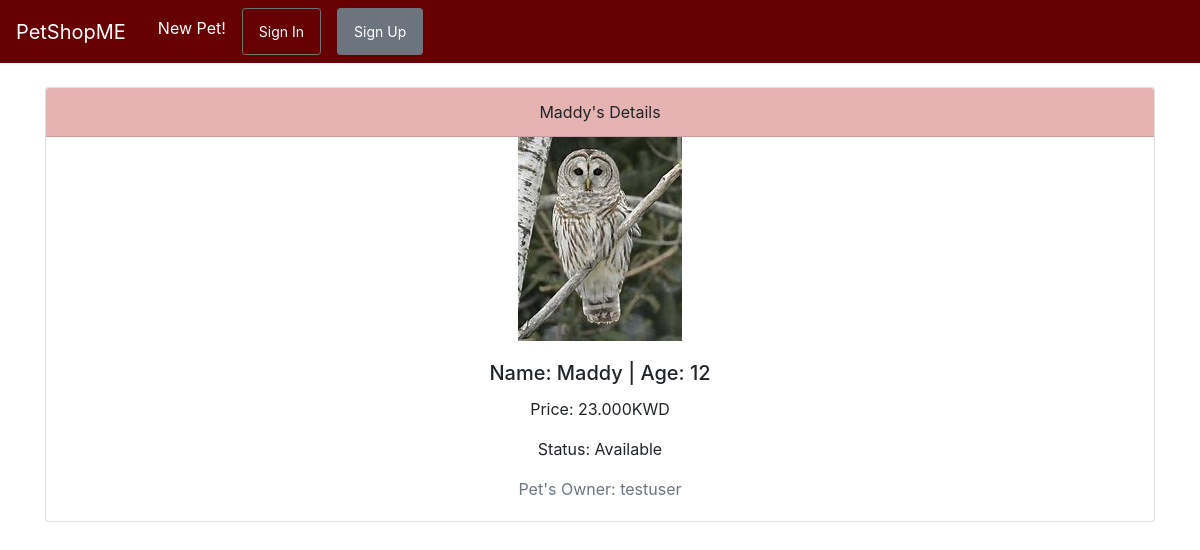
Page /petshop/3/ on the committed database.
### petshop/models.py (models this page shows, shortened)
class PetModel(models.Model):
	owner=models.ForeignKey(User, default=1, on_delete=models.CASCADE)
	name=models.CharField(max_length=30)
	age=models.IntegerField()
	available=models.BooleanField(default=True)
	image=models.ImageField(null=True, blank=True)
	price=models.DecimalField(max_digits=5, decimal_places=3)

### petshop/views.py (the view)
# urls.py: path('petshop/<int:pet_id>/', views.pet_detail,name="pet-detail"),
def pet_detail(request,pet_id):
	pet = PetModel.objects.get(id=pet_id)
	context = {
		"pet": pet,
	}
	return render(request, 'pet_detail.html', context)

### petshop/templates/pet_detail.html (shortened to what this page needs)
{% extends "base.html" %}
{% block content %}
<div class="card text-center">
  <div class="card-header" style="background-color: #e6b3b3 ; color: 000034;">
    <span class="text-capitalize">{{pet.name}}</span>'s Details
  </div>
  <div>
  <img src="{{pet.image.url}}" class="img-fluid">
</div>
  <div class="card-body">
    <h5 class="card-title" style="color: 000034;">Name: <span class="text-capitalize">{{pet.name}}</span> |  Age: {{pet.age}}</h5>
    <p class="card-text" style="color: 000034;">Price: {{pet.price}}KWD</p>
    {% if pet.available == True %}
      <p class="card-text">Status: Available</p>
    {% endif %}
      <p class="card-text text-muted">Pet's Owner: {{pet.owner}}</p>
  </div>
</div>
{% endblock content %}

### rows in the picture
PetModel: name "Maddy", image (picture), age "12", price "23.000", owner "testuser"
